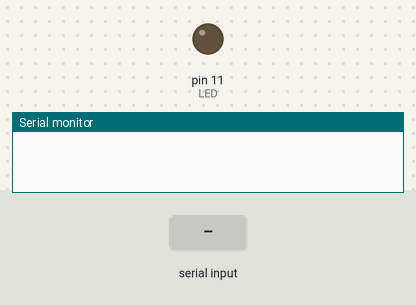
Bench run of a sketch on a simulated Arduino Uno, built with avr-gcc and run on an emulated ATmega328P. Parts: output pins drawn as LEDs (lit = HIGH), the last lines printed to the serial monitor. Inputs (shaded band) come from the test bench.

Above: at 1.2 s.
1.3 s: "90,45\n" received over Serial
At 2.5 s:
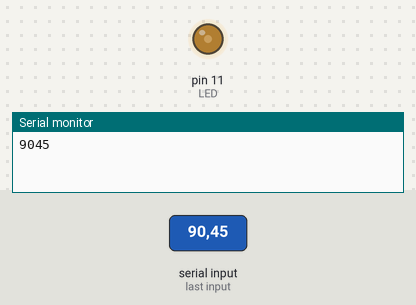
2.8 s: "30,150\n" received over Serial
At 3.8 s:
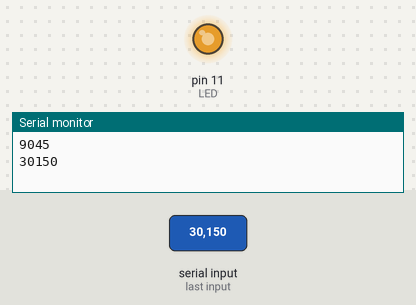
4.3 s: "5\n" received over Serial
At 4.8 s:
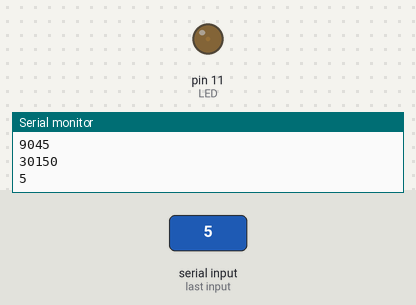
Timing chart, 0 to 7.3 s (numbered marks = the images above; inputs shaded):
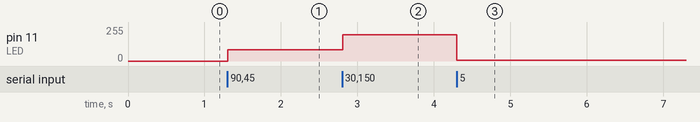

Measured:
- after the input at 1.3 s, pin 11 (LED): 0/255 → 85/255 at once
- after the input at 2.8 s, pin 11 (LED): 85/255 → 198/255 at once
- after the input at 4.3 s, pin 11 (LED): 198/255 → 5/255 at once

The sketch:

analog_in.ino
```cpp
// set pwm output pin
const int LED = 11;

// set variables
String inString = ""; //analog value read from serial port
char inChar; //value of input map to analog range
int outputValue = 0; //value for analogy output

void setup() {

  Serial.begin(9600); //open serial port at 9600 bps rate
  pinMode(LED, OUTPUT); //Set led pin as output

}


void loop() {

// Read serial input:
  while (Serial.available() > 0) {

    int inChar = Serial.read();
    if (isDigit(inChar)) {
      // convert the incoming byte to a char
      // and add it to the string:
      inString += (char)inChar;
    }

    // if you get a newline, print the string,
    // then the string's value:
    if (inChar == '\n') {
      outputValue = inString.toInt();
      Serial.println(outputValue);
      analogWrite(LED,outputValue);
      inString = "";
    }
  }

}
```
